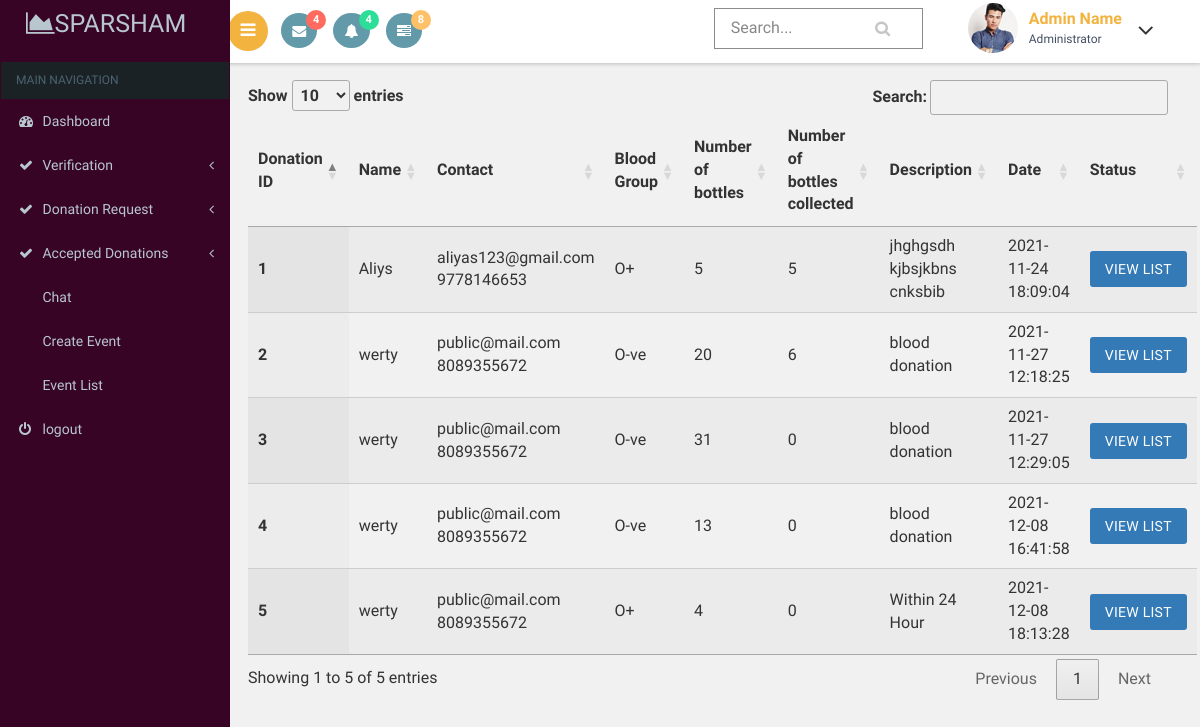
Page /secratary/blooddonationlist.php on the committed database.
### tables this page shows
CREATE TABLE `blood_donation` (
  `blood_donation_id` int(11) NOT NULL,
  `email` varchar(30) NOT NULL,
  `no_of_bottle` int(11) NOT NULL,
  `no_of_donation` int(11) NOT NULL,
  `blood_group` varchar(5) NOT NULL,
  `description` varchar(50) NOT NULL,
  `blood_donation_status` int(3) NOT NULL DEFAULT 0,
  `donation_date` timestamp NOT NULL DEFAULT current_timestamp()
);

CREATE TABLE `registration` (
  `name` varchar(80) NOT NULL,
  `email` varchar(80) NOT NULL,
  `phone` bigint(11) NOT NULL,
  `gender` varchar(10) NOT NULL,
  `date_of_birth` varchar(20) NOT NULL,
  `house` varchar(80) NOT NULL,
  `place` varchar(80) NOT NULL,
  `country` int(11) NOT NULL,
  `state` int(11) NOT NULL,
  `district` int(11) NOT NULL,
  `pincode` int(6) NOT NULL,
  `profile_pic` varchar(100) NOT NULL DEFAULT '../images/avathar.jpg'
);

### secratary/blooddonationlist.php (the view, shortened to what this page needs)
<?php
include("dbconn.php");
?>
<!DOCTYPE html>
<html>
<head>
    <link href="css/bootstrap.css" rel='stylesheet' type='text/css' />
<link href="css/style.css" rel='stylesheet' type='text/css' />
<link href="css/font-awesome.css" rel="stylesheet">
<link href='css/SidebarNav.min.css' media='all' rel='stylesheet' type='text/css'/>
<link href="css/custom.css" rel="stylesheet">
    <link rel="stylesheet" type="text/css" href="https://cdn.datatables.net/1.10.21/css/jquery.dataTables.css">
</head>
<body class="cbp-spmenu-push">
    <div class="main-content">
    <div class="cbp-spmenu cbp-spmenu-vertical cbp-spmenu-left" id="cbp-spmenu-s1">
        <aside class="sidebar-left">
      <nav class="navbar navbar-inverse">
          <div class="navbar-header">
            <h1><a class="navbar-brand" href="index.html"><span class="fa fa-area-chart"></span>Sparsham<span class="dashboard_text"></span></a></h1>
          </div>
          <?php
          include("menu.php");
          ?>
      </nav>
    </aside>
    </div>
        <?php
        include("header.php");
        ?>
        <div id="page-wrapper">
    <table id="table_id" class="display">
    <thead>
        <tr>
           <th>Donation ID</th>
           <th>Name</th>
           <th>Contact</th>
      <th>Blood Group</th>
      <th>Number of bottles</th>
      <th>Number of bottles collected</th>
      <th>Description</th>
      <th>Date</th>
      <th>Status</th>
        </tr>
    </thead>
    <tbody>
         <?php
            $sql="select * from blood_donation a,registration b where a.email=b.email order by a.donation_date desc";
            $res=mysqli_query($conn,$sql);
            if(mysqli_num_rows($res)>0){
                while($r=mysqli_fetch_assoc($res)){
            ?>
           <tr>
      <th scope="row"><?php echo $r['blood_donation_id']?></th>
      <td><?php echo $r['name']?></td>
      <td><?php echo $r['email']?><br>
        <?php echo $r['phone']?><br>
      </td>
      <td><?php echo $r['blood_group']?></td>
      <td><?php echo $r['no_of_bottle']?></td>
      <td><?php echo $r['no_of_donation']?></td>
        <td><?php echo $r['description']?></td>
        <td><?php echo $r['donation_date']?></td>
        <td><a href="blooddonationlistview.php?id=<?php echo $r['blood_donation_id']?>">
    <button class="btn btn-primary">View List</button></a>
</td>
    </tr>
            <?php
        }
    }
            ?>
    </tbody>
</table>
</div></div>
</body>
</html>

### secratary/css/custom.css (style rules this page uses)
#page-wrapper { padding:5em 2em 2.5em; background-color: #F1F1F1; }

### rows in the picture
blood_donation: blood_donation_id "5", registration.name "werty", registration.email "public@mail.com", registration.phone "8089355672", blood_group "O+", no_of_bottle "4", no_of_donation "0", description "Within 24 Hour", donation_date "2021-12-08 18:13:28"
blood_donation: blood_donation_id "4", registration.name "werty", registration.email "public@mail.com", registration.phone "8089355672", blood_group "O-ve", no_of_bottle "13", no_of_donation "0", description "blood donation", donation_date "2021-12-08 16:41:58"
blood_donation: blood_donation_id "3", registration.name "werty", registration.email "public@mail.com", registration.phone "8089355672", blood_group "O-ve", no_of_bottle "31", no_of_donation "0", description "blood donation", donation_date "2021-11-27 12:29:05"
blood_donation: blood_donation_id "2", registration.name "werty", registration.email "public@mail.com", registration.phone "8089355672", blood_group "O-ve", no_of_bottle "20", no_of_donation "6", description "blood donation", donation_date "2021-11-27 12:18:25"
blood_donation: blood_donation_id "1", registration.name "Aliys", registration.email "aliyas123@gmail.com", registration.phone "9778146653", blood_group "O+", no_of_bottle "5", no_of_donation "5", description "jhghgsdh kjbsjkbns cnksbib", donation_date "2021-11-24 18:09:04"
